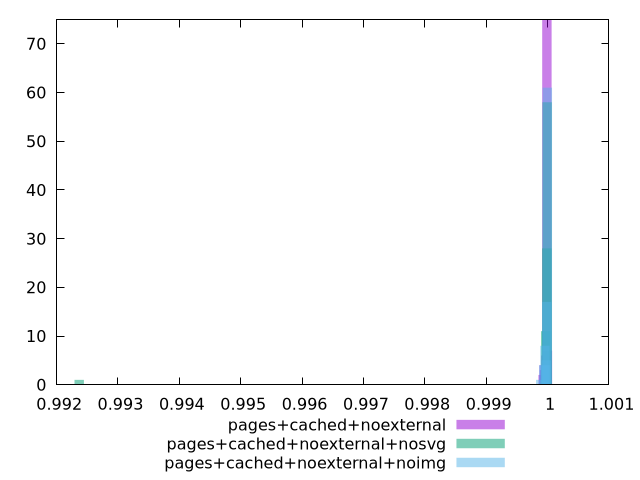

Source code (gnuplot):
$_pagesCachedNoexternal <<EOF
0.9999825501267164 3
0.999990204089243 75
0.9999748961641899 6
0.9999978580517694 7
0.9999442803140839 4
0.9999289723890308 2
0.9999519342766103 3
EOF
$_pagesCachedNoexternalNosvg <<EOF
0.9999901369294211 28
0.9999949949765491 58
0.9923678609855308 1
0.9999707047409089 11
0.9999658466937809 1
0.999980420835165 1
EOF
$_pagesCachedNoexternalNoimg <<EOF
0.999987697870702 17
0.9999682715808218 4
0.999997411015642 61
0.9999585584358817 8
0.9999391321460016 4
0.9999779847257618 5
0.9998905664213011 1
EOF
set key outside below
set terminal pngcairo
set output "report_00004_2020-11-02T20-21-41.718Z/max-potential-fid/max-potential-fid_pages+cached+noexternal_pages+cached+noexternal+nosvg_pages+cached+noexternal+noimg+hist.png"
set boxwidth 0.00015259994132477362
set style fill transparent solid 0.5 noborder
set yrange [0:75]
plot $_pagesCachedNoexternal title "pages+cached+noexternal" with boxes ,$_pagesCachedNoexternalNosvg title "pages+cached+noexternal+nosvg" with boxes ,$_pagesCachedNoexternalNoimg title "pages+cached+noexternal+noimg" with boxes ,
